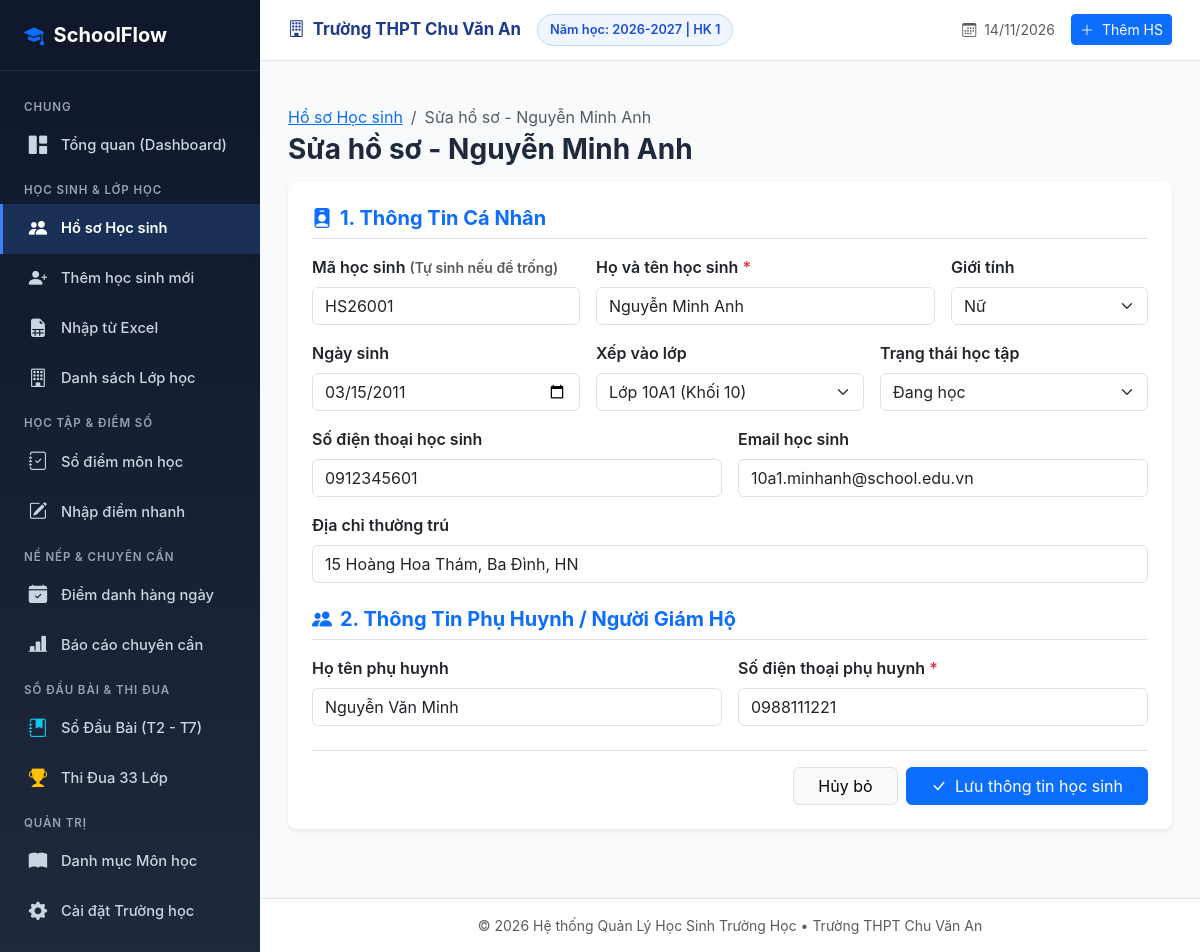
The page /students/1/edit on the database its author committed.
### tables this page shows
CREATE TABLE settings (
        key TEXT PRIMARY KEY,
        value TEXT
    );

CREATE TABLE academic_years (
        id INTEGER PRIMARY KEY AUTOINCREMENT,
        name TEXT NOT NULL UNIQUE,
        is_active INTEGER DEFAULT 0
    );

CREATE TABLE students (
        id INTEGER PRIMARY KEY AUTOINCREMENT,
        student_code TEXT NOT NULL UNIQUE,
        full_name TEXT NOT NULL,
        date_of_birth TEXT,
        gender TEXT CHECK(gender IN ('Nam', 'Nữ')),
        address TEXT,
        phone TEXT,
        parent_name TEXT,
        parent_phone TEXT,
        email TEXT,
        status TEXT DEFAULT 'Đang học',
        class_id INTEGER,
        created_at TIMESTAMP DEFAULT CURRENT_TIMESTAMP,
        FOREIGN KEY (class_id) REFERENCES classes(id) ON DELETE SET NULL
    );

### app.py (the view, shortened to what this page needs)
@app.route('/students/<int:student_id>/edit', methods=['GET', 'POST'])
def student_edit(student_id):
    conn = get_db()
    cursor = conn.cursor()
    cursor.execute("SELECT * FROM students WHERE id = ?", (student_id,))
    student = cursor.fetchone()
    if not student:
        conn.close()
        flash('Học sinh không tồn tại!', 'danger')
        return redirect(url_for('student_list'))
    cursor.execute("SELECT id, name, grade_level FROM classes ORDER BY grade_level ASC, LENGTH(name) ASC, name ASC")
    classes = cursor.fetchall()
    conn.close()
    return render_template('students/form.html', student=student, classes=classes, title=f"Sửa hồ sơ - {student['full_name']}")

### app.py (called while the page is built)
@app.template_filter('format_date')
def format_date_filter(value):
    if not value:
        return '---'
    try:
        if isinstance(value, str):
            dt = datetime.strptime(value.split(' ')[0], '%Y-%m-%d')
            return dt.strftime('%d/%m/%Y')
        return value.strftime('%d/%m/%Y')
    except Exception:
        return value

@app.context_processor
def inject_global_data():
    conn = get_db()
    cursor = conn.cursor()
    cursor.execute("SELECT key, value FROM settings")
    settings_dict = {row['key']: row['value'] for row in cursor.fetchall()}
    cursor.execute("SELECT id, name FROM academic_years WHERE is_active = 1")
    curr_year = cursor.fetchone()
    cursor.execute("SELECT id, name, grade_level FROM classes ORDER BY grade_level ASC, LENGTH(name) ASC, name ASC")
    all_classes = cursor.fetchall()
    conn.close()
    return {
        'settings': settings_dict,
        'current_year': curr_year,
        'all_nav_classes': all_classes,
        'today_date': date.today().isoformat()
    }

### database.py (called while the page is built)
def get_db():
    conn = sqlite3.connect(DB_PATH)
    conn.row_factory = sqlite3.Row
    conn.execute("PRAGMA foreign_keys = ON")
    return conn

### templates/students/form.html (shortened to what this page needs)
{% extends 'base.html' %}
{% block content %}
<div class="mb-3">
    <nav aria-label="breadcrumb">
        <ol class="breadcrumb mb-1">
            <li class="breadcrumb-item"><a href="{{ url_for('student_list') }}">Hồ sơ Học sinh</a></li>
            <li class="breadcrumb-item active">{{ title }}</li>
        </ol>
    </nav>
    <h3 class="fw-bold">{{ title }}</h3>
</div>
<div class="card border-0 shadow-sm rounded-3 p-4 bg-white" style="max-width: 900px;">
    <form method="POST">
        <h5 class="fw-bold text-primary mb-3 border-bottom pb-2">
            <i class="bi bi-person-badge-fill me-2"></i>1. Thông Tin Cá Nhân
        </h5>
        <div class="row g-3 mb-4">
            <div class="col-md-4">
                <label class="form-label fw-semibold">Mã học sinh <span class="text-muted small">(Tự sinh nếu để trống)</span></label>
                <input type="text" name="student_code" class="form-control" placeholder="VD: HS26001" value="{{ student.student_code if student else '' }}">
            </div>
            <div class="col-md-5">
                <label class="form-label fw-semibold">Họ và tên học sinh <span class="text-danger">*</span></label>
                <input type="text" name="full_name" class="form-control" required placeholder="VD: Nguyễn Văn An" value="{{ student.full_name if student else '' }}">
            </div>
            <div class="col-md-3">
                <label class="form-label fw-semibold">Giới tính</label>
                <select name="gender" class="form-select">
                    <option value="Nữ" {% if student and student.gender == 'Nữ' %}selected{% endif %}>Nữ</option>
                </select>
            </div>
            <div class="col-md-4">
                <label class="form-label fw-semibold">Ngày sinh</label>
                <input type="date" name="date_of_birth" class="form-control" value="{{ student.date_of_birth if student else '' }}">
            </div>
            <div class="col-md-4">
                <label class="form-label fw-semibold">Xếp vào lớp</label>
                <select name="class_id" class="form-select">
                    {% for c in classes %}
                    <option value="{{ c.id }}" {% if student and student.class_id == c.id %}selected{% endif %}>
                        Lớp {{ c.name }} (Khối {{ c.grade_level }})
                    </option>
                    {% endfor %}
                </select>
            </div>
            <div class="col-md-4">
                <label class="form-label fw-semibold">Trạng thái học tập</label>
                <select name="status" class="form-select">
                    <option value="Đang học" {% if not student or student.status == 'Đang học' %}selected{% endif %}>Đang học</option>
                </select>
            </div>
            <div class="col-md-6">
                <label class="form-label fw-semibold">Số điện thoại học sinh</label>
                <input type="tel" name="phone" class="form-control" placeholder="VD: 0912345678" value="{{ student.phone if student else '' }}">
            </div>
            <div class="col-md-6">
                <label class="form-label fw-semibold">Email học sinh</label>
                <input type="email" name="email" class="form-control" placeholder="VD: hocsinh@school.edu.vn" value="{{ student.email if student else '' }}">
            </div>
            <div class="col-12">
                <label class="form-label fw-semibold">Địa chỉ thường trú</label>
                <input type="text" name="address" class="form-control" placeholder="Số nhà, đường phố, phường/xã, quận/huyện..." value="{{ student.address if student else '' }}">
            </div>
        </div>
        <h5 class="fw-bold text-primary mb-3 border-bottom pb-2">
            <i class="bi bi-people-fill me-2"></i>2. Thông Tin Phụ Huynh / Người Giám Hộ
        </h5>
        <div class="row g-3 mb-4">
            <div class="col-md-6">
                <label class="form-label fw-semibold">Họ tên phụ huynh</label>
                <input type="text" name="parent_name" class="form-control" placeholder="Họ tên bố / mẹ / người giám hộ" value="{{ student.parent_name if student else '' }}">
            </div>
            <div class="col-md-6">
                <label class="form-label fw-semibold">Số điện thoại phụ huynh <span class="text-danger">*</span></label>
                <input type="tel" name="parent_phone" class="form-control" placeholder="Số điện thoại liên lạc khi cần" value="{{ student.parent_phone if student else '' }}">
            </div>
        </div>
        <div class="d-flex justify-content-end gap-2 pt-3 border-top">
            <a href="{{ url_for('student_list') }}" class="btn btn-light border px-4">Hủy bỏ</a>
            <button type="submit" class="btn btn-primary px-4">
                <i class="bi bi-check-lg me-1"></i> Lưu thông tin học sinh
            </button>
        </div>
    </form>
</div>
{% endblock %}

### templates/base.html (shortened to what this page needs)
<!DOCTYPE html>
<html lang="vi">
<head>
    <link href="https://cdn.jsdelivr.net/npm/bootstrap@5.3.3/dist/css/bootstrap.min.css" rel="stylesheet">
    <link rel="stylesheet" href="https://cdn.jsdelivr.net/npm/bootstrap-icons@1.11.3/font/bootstrap-icons.min.css">
    <link rel="stylesheet" href="{{ url_for('static', filename='css/style.css') }}">
</head>
<body>
<div class="app-wrapper">
    <aside class="app-sidebar">
        <div class="sidebar-header">
            <a href="{{ url_for('dashboard') }}" class="sidebar-brand">
                <i class="bi bi-mortarboard-fill text-primary"></i>
                <span>SchoolFlow</span>
            </a>
        </div>
        <ul class="sidebar-menu">
            <li class="menu-category">Chung</li>
            <li class="menu-item {% if request.endpoint == 'dashboard' %}active{% endif %}">
                <a href="{{ url_for('dashboard') }}">
                    <i class="bi bi-grid-1x2-fill"></i>
                    <span>Tổng quan (Dashboard)</span>
                </a>
            </li>
            <li class="menu-category">Học Sinh & Lớp Học</li>
            <li class="menu-item {% if request.endpoint in ['student_list', 'student_detail', 'student_edit'] %}active{% endif %}">
                <a href="{{ url_for('student_list') }}">
                    <i class="bi bi-people-fill"></i>
                    <span>Hồ sơ Học sinh</span>
                </a>
            </li>
            <li class="menu-item {% if request.endpoint == 'student_create' %}active{% endif %}">
                <a href="{{ url_for('student_create') }}">
                    <i class="bi bi-person-plus-fill"></i>
                    <span>Thêm học sinh mới</span>
                </a>
            </li>
            <li class="menu-item {% if request.endpoint == 'student_import' %}active{% endif %}">
                <a href="{{ url_for('student_import') }}">
                    <i class="bi bi-file-earmark-spreadsheet-fill"></i>
                    <span>Nhập từ Excel</span>
                </a>
            </li>
            <li class="menu-item {% if request.endpoint in ['classroom_list', 'classroom_detail'] %}active{% endif %}">
                <a href="{{ url_for('classroom_list') }}">
                    <i class="bi bi-building"></i>
                    <span>Danh sách Lớp học</span>
                </a>
            </li>
            <li class="menu-category">Học Tập & Điểm Số</li>
            <li class="menu-item {% if request.endpoint == 'grade_list' %}active{% endif %}">
                <a href="{{ url_for('grade_list') }}">
                    <i class="bi bi-journal-check"></i>
                    <span>Sổ điểm môn học</span>
                </a>
            </li>
            <li class="menu-item {% if request.endpoint == 'grade_input' %}active{% endif %}">
                <a href="{{ url_for('grade_input') }}">
                    <i class="bi bi-pencil-square"></i>
                    <span>Nhập điểm nhanh</span>
                </a>
            </li>
            <li class="menu-category">Nề Nếp & Chuyên Cần</li>
            <li class="menu-item {% if request.endpoint == 'attendance_index' %}active{% endif %}">
                <a href="{{ url_for('attendance_index') }}">
                    <i class="bi bi-calendar-check-fill"></i>
                    <span>Điểm danh hàng ngày</span>
                </a>
            </li>
            <li class="menu-item {% if request.endpoint == 'attendance_report' %}active{% endif %}">
                <a href="{{ url_for('attendance_report') }}">
                    <i class="bi bi-bar-chart-line-fill"></i>
                    <span>Báo cáo chuyên cần</span>
                </a>
            </li>
            <li class="menu-category">Sổ Đầu Bài & Thi Đua</li>
            <li class="menu-item {% if request.endpoint in ['class_diary_index', 'class_diary_input'] %}active{% endif %}">
                <a href="{{ url_for('class_diary_index') }}">
                    <i class="bi bi-journal-bookmark-fill text-info"></i>
                    <span>Sổ Đầu Bài (T2 - T7)</span>
                </a>
            </li>
            <li class="menu-item {% if request.endpoint == 'class_diary_ranking' %}active{% endif %}">
                <a href="{{ url_for('class_diary_ranking') }}">
                    <i class="bi bi-trophy-fill text-warning"></i>
                    <span>Thi Đua 33 Lớp</span>
                </a>
            </li>
            <li class="menu-category">Quản Trị</li>
            <li class="menu-item {% if request.endpoint == 'subject_list' %}active{% endif %}">
                <a href="{{ url_for('subject_list') }}">
                    <i class="bi bi-book-fill"></i>
                    <span>Danh mục Môn học</span>
                </a>
            </li>
            <li class="menu-item {% if request.endpoint == 'settings_page' %}active{% endif %}">
                <a href="{{ url_for('settings_page') }}">
                    <i class="bi bi-gear-fill"></i>
                    <span>Cài đặt Trường học</span>
                </a>
            </li>
        </ul>
    </aside>
    <div class="app-main">
        <header class="app-topbar">
            <div class="school-meta">
                <span class="school-name">
                    <i class="bi bi-building me-1"></i> {{ settings.get('school_name', 'Trường THPT') }}
                </span>
                <span class="badge-academic-year">
                    Năm học: {{ current_year.name if current_year else settings.get('current_academic_year', '2026-2027') }} | HK {{ settings.get('current_semester', '1') }}
                </span>
            </div>
            <div class="d-flex align-items-center gap-3">
                <span class="text-muted small">
                    <i class="bi bi-calendar3 me-1"></i> {{ today_date | format_date }}
                </span>
                <a href="{{ url_for('student_create') }}" class="btn btn-sm btn-primary">
                    <i class="bi bi-plus-lg me-1"></i> Thêm HS
                </a>
            </div>
        </header>
        <div class="container-fluid px-4 pt-3 no-print">
        </div>
        <main class="app-content">
            {% block content %}{% endblock %}
        </main>
        <footer class="text-center py-3 text-muted small border-top bg-white no-print">
            <span>&copy; 2026 Hệ thống Quản Lý Học Sinh Trường Học &bull; {{ settings.get('school_name', '') }}</span>
        </footer>
    </div>
</div>
</body>
</html>

### static/css/style.css (style rules this page uses)
:root { --primary-color: #1e3a8a; --primary-light: #3b82f6; --primary-dark: #172554; --secondary-color: #0f766e; --sidebar-width: 260px; --bg-main: #f8fafc; --card-bg: #ffffff; --text-primary: #1e293b; --text-muted: #64748b; }
body { font-family: -apple-system, BlinkMacSystemFont, "Segoe UI", Roboto, "Helvetica Neue", Arial, sans-serif; background-color: var(--bg-main); color: var(--text-primary); min-height: 100vh; }
.app-wrapper { display: flex; min-height: 100vh; }
.app-sidebar { width: var(--sidebar-width); background: linear-gradient(180deg, #0f172a 0%, #1e293b 100%); color: #e2e8f0; flex-shrink: 0; transition: all 0.3s ease; z-index: 1000; }
.sidebar-header { padding: 1.25rem 1.5rem; border-bottom: 1px solid rgba(255, 255, 255, 0.1); }
.sidebar-brand { font-size: 1.25rem; font-weight: 700; color: #ffffff; text-decoration: none; display: flex; align-items: center; gap: 0.6rem; }
.sidebar-menu { list-style: none; padding: 1rem 0; margin: 0; }
.menu-category { font-size: 0.72rem; text-transform: uppercase; letter-spacing: 0.08em; color: #94a3b8; padding: 0.75rem 1.5rem 0.25rem; font-weight: 600; }
.menu-item a { display: flex; align-items: center; gap: 0.75rem; padding: 0.7rem 1.5rem; color: #cbd5e1; text-decoration: none; font-size: 0.92rem; font-weight: 500; transition: all 0.2s ease; border-left: 3px solid transparent; }
.menu-item.active a { color: #ffffff; background: rgba(59, 130, 246, 0.2); border-left-color: #3b82f6; font-weight: 600; }
.menu-item i { font-size: 1.15rem; width: 22px; text-align: center; }
.app-main { flex-grow: 1; display: flex; flex-direction: column; min-width: 0; }
.app-topbar { background: #ffffff; border-bottom: 1px solid #e2e8f0; padding: 0.85rem 1.75rem; display: flex; align-items: center; justify-content: space-between; box-shadow: 0 1px 3px rgba(0, 0, 0, 0.02); }
.school-meta { display: flex; align-items: center; gap: 1rem; }
.school-name { font-weight: 700; color: var(--primary-color); font-size: 1.05rem; }
.badge-academic-year { background-color: #eff6ff; color: #1d4ed8; font-size: 0.8rem; font-weight: 600; padding: 0.35rem 0.75rem; border-radius: 9999px; border: 1px solid #bfdbfe; }
.app-content { padding: 1.75rem; flex-grow: 1; }

### rows shown on the page
settings: get "Trường THPT Chu Văn An"
academic_years: name "2026-2027"
students: student_code "HS26001", full_name "Nguyễn Minh Anh", gender "Nữ", date_of_birth "03/15/2011", class_id "Lớp 10A1 (Khối 10)", status "Đang học", phone "0912345601", email "10a1.minhanh@school.edu.vn", address "15 Hoàng Hoa Thám, Ba Đình, HN", parent_name "Nguyễn Văn Minh", parent_phone "0988111221"

### other values the page prints
{{ settings.get('current_semester', '1') }} "1"
{{ title }} "Sửa hồ sơ - Nguyễn Minh Anh"
